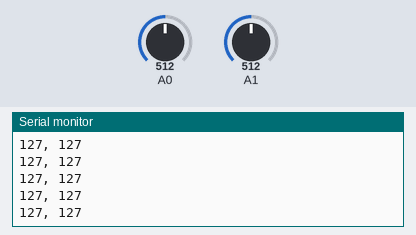
Bench run of a sketch on a simulated Arduino Uno, built with avr-gcc and run on an emulated ATmega328P. Parts: the last lines printed to the serial monitor. The test bench sets the inputs (shaded band); at power-on: A1 = 512, A0 = 512.

Above: at 4.2 s.
4.3 s: A1 set to 417
At 4.9 s:
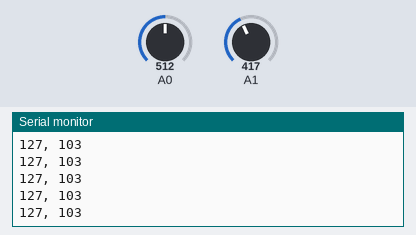
5.8 s: A1 set to 385
At 6.9 s:
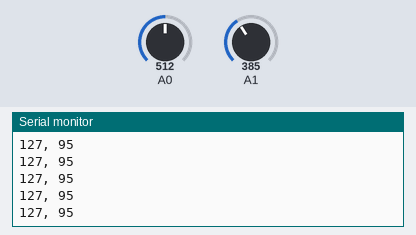
7.3 s: A0 set to 44
At 8.1 s:
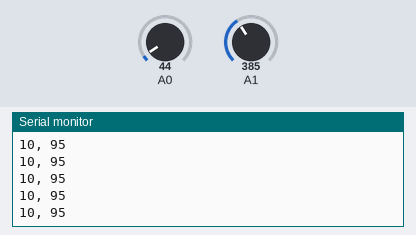
8.8 s: A0 set to 36
At 9.7 s:
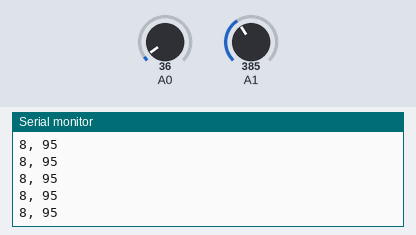
Timing chart, 0 to 11.8 s (numbered marks = the images above; inputs shaded):
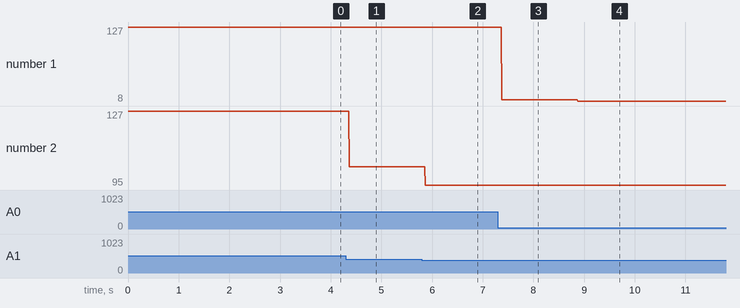

Measured:
- after the input at 4.3 s, the serial monitor: prints a new line after 0.07 s (image 1)
- after the input at 5.8 s, the serial monitor: prints a new line after 0.07 s (image 2)
- after the input at 7.3 s, the serial monitor: prints a new line after 0.07 s (image 3)
- after the input at 8.8 s, the serial monitor: prints a new line after 0.07 s (image 4)
- plotted number 1: 127 → 10 after the input at 7.3 s, 10 → 8 after the input at 8.8 s
- plotted number 2: 127 → 103 after the input at 4.3 s, 103 → 95 after the input at 5.8 s

The sketch:

lect8.ino
```cpp
void setup() {
  // put your setup code here, to run once:
  Serial.begin(9600);
}

void loop() {
  // put your main code here, to run repeatedly:
  int x_axis = analogRead(A0);
  int y_axis = analogRead(A1);

  x_axis = map(x_axis, 0, 1023, 0, 255);
  y_axis = map(y_axis, 0, 1023, 0, 255);

  Serial.print(x_axis);
  Serial.print(", ");
  Serial.println(y_axis);
  delay(2);
}
```
